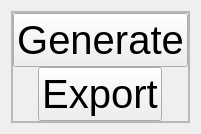
                   <widget class="QWidget" name="video_2">
                    <layout class="QVBoxLayout" name="verticalLayout_31">
                     <item>
                      <widget class="QFrame" name="frame_22">
                       <property name="frameShape">
                        <enum>QFrame::StyledPanel</enum>
                       </property>
                       <property name="frameShadow">
                        <enum>QFrame::Raised</enum>
                       </property>
                       <layout class="QVBoxLayout" name="verticalLayout_32">
                        <property name="spacing">
                         <number>0</number>
                        </property>
                        <property name="leftMargin">
                         <number>0</number>
                        </property>
                        <property name="topMargin">
                         <number>0</number>
                        </property>
                        <property name="rightMargin">
                         <number>0</number>
                        </property>
                        <property name="bottomMargin">
                         <number>0</number>
                        </property>
                        <item>
                         <widget class="QFrame" name="frame_29">
                          <property name="frameShape">
                           <enum>QFrame::StyledPanel</enum>
                          </property>
                          <property name="frameShadow">
                           <enum>QFrame::Raised</enum>
                          </property>
                          <layout class="QVBoxLayout" name="verticalLayout_30">
                           <property name="spacing">
                            <number>0</number>
                           </property>
                           <property name="leftMargin">
                            <number>0</number>
                           </property>
                           <property name="topMargin">
                            <number>0</number>
                           </property>
                           <property name="rightMargin">
                            <number>0</number>
                           </property>
                           <property name="bottomMargin">
                            <number>0</number>
                           </property>
                           <item alignment="Qt::AlignHCenter">
                            <widget class="QPushButton" name="video_generate_button">
                             <property name="font">
                              <font>
                               <pointsize>30</pointsize>
                              </font>
                             </property>
                             <property name="text">
                              <string>Generate</string>
                             </property>
                            </widget>
                           </item>
                           <item alignment="Qt::AlignHCenter">
                            <widget class="QPushButton" name="video_export_button">
                             <property name="font">
                              <font>
                               <pointsize>30</pointsize>
                              </font>
                             </property>
                             <property name="text">
                              <string>Export</string>
                             </property>
                            </widget>
                           </item>
                          </layout>
                         </widget>
                        </item>
                       </layout>
                      </widget>
                     </item>
                    </layout>
                   </widget>
